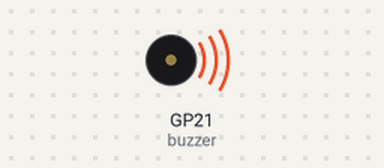
The program below on a simulated Raspberry Pi Pico running MicroPython. On the bench: buzzer (waves = sounding). At 1.1 s the program stops and its outputs stay as they are.

Above: at 0.1 s.
At 1.2 s:
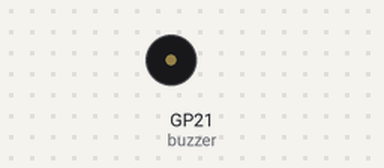
Timing chart, 0 to 2.6 s (numbered marks = the images above):
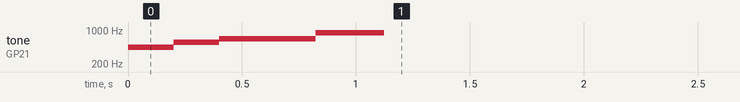

The program:

bt1_sound.py
```python
import time
from machine import Pin, PWM

def triple_zero_sound():
    buzzer = PWM(Pin(21))

    # Sequência inicial educada
    for freq in [440, 554, 660]:  # Notas: A, C#, E
        buzzer.freq(freq)
        buzzer.duty_u16(5000)
        time.sleep(0.2)

    # Transição sinistra e abrupta
    for freq in range(660, 880, 5):
        buzzer.freq(freq)
        buzzer.duty_u16(5000)
        time.sleep(0.005)

    # Parada súbita
    buzzer.freq(880)
    time.sleep(0.3)

    # Desliga o buzzer ao final
    buzzer.duty_u16(0)


triple_zero_sound()
```

Measured:
- by itself, tone on GP21 (buzzer): plays 440 Hz for 0.20 s, 554 Hz for 0.20 s, 660 Hz for 0.42 s, 880 Hz for 0.30 s
